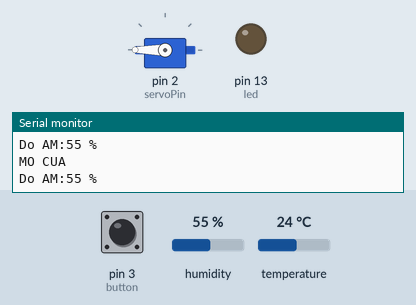
This sketch was run on a simulated Arduino Uno, built with avr-gcc and run on an emulated ATmega328P. On the bench: servo, output pins drawn as LEDs (lit = HIGH), the last lines printed to the serial monitor. The inputs (shaded band) are chosen by the test bench; at power-on: humidity 55 %, pin 3 (button) HIGH, temperature 24 °C.

Above: at 3.5 s.
3.6 s: humidity set to 83 %
6.0 s: humidity set to 86 %
At 8.05 s:
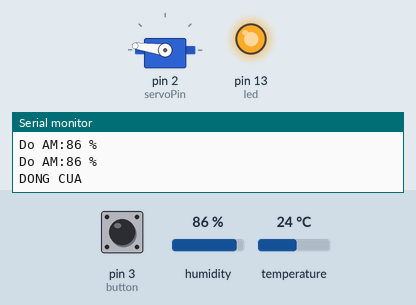
10.3 s: humidity set to 22 %
At 11.82 s:
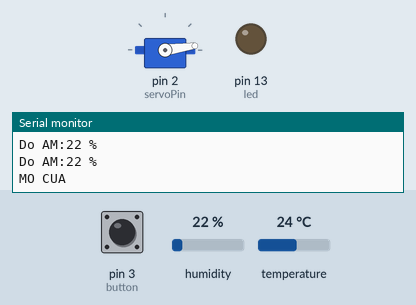
14.7 s: pin 3 (button) pulled LOW for 1.35 s
At 15.93 s:
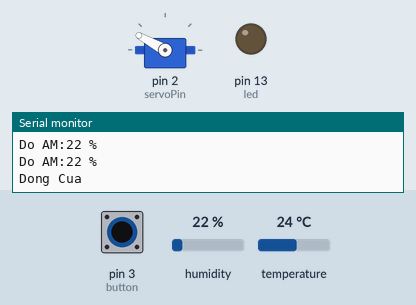
18.2 s: pin 3 (button) pulled LOW for 3.2 s
22.9 s: humidity set to 88 %
At 27.7 s:
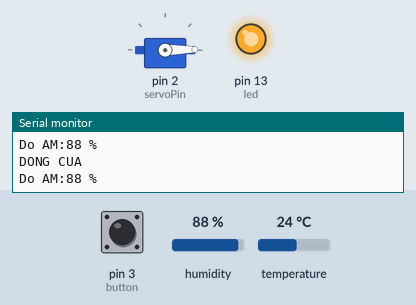
Timing chart, 0 to 28.0 s (numbered marks = the images above; inputs shaded):
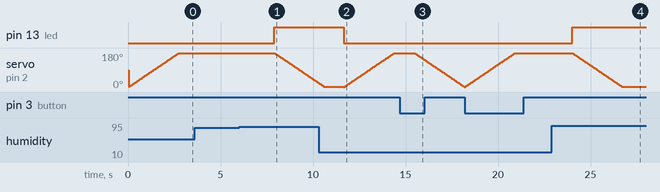

Measured:
- the behaviour switches between 84 and 85 % on humidity (found by bisection; images 0 and 1)
- after the input at 6.0 s, pin 13 (led): LOW → HIGH after 1.9 s; servo on pin 2 (servoPin): moves from 180° to 22° over 2.4 s, starting after 1.9 s
- after the input at 10.3 s, pin 13 (led): HIGH → LOW after 1.4 s
- after the input at 14.7 s, servo on pin 2 (servoPin): moves from 180° to 1° over 2.7 s, starting after 0.79 s
- after the input at 22.9 s, pin 13 (led): LOW → HIGH after 1.1 s; servo on pin 2 (servoPin): moves from 180° to 1° over 2.7 s, starting after 1.1 s

The sketch:

Do_AM_va_Cua_Tu_Dong.ino
```cpp
#include <Servo.h>      // Thư viện điều khiển servo
#include <DFRobot_DHT11.h>
DFRobot_DHT11 DHT;

#define DHT11_PIN 10

// Khai báo đối tượng myservo dùng để điều khiển servo
Servo myservo;
int led = 13;
int test = 0;
int servoPin = 2;       // Khai báo chân điều khiển servo
int button = 3;
int temp = 1;
void setup ()
{
    // Cài đặt chức năng điều khiển servo cho chân servoPin
    myservo.attach(servoPin);
    pinMode(led, OUTPUT);
    pinMode(button,INPUT_PULLUP);
    Serial.begin(9600); // Mở giao tiếp Serial ở baudrate 9600
}
void loop() {
  // put your main code here, to run repeatedly:
  DHT.read(DHT11_PIN);
  Serial.print("Do AM:");
  Serial.print(DHT.humidity);
  Serial.println(" %");
    if(DHT.humidity>=85)
    {
      digitalWrite(led,HIGH);
      Serial.print("DONG CUA");
      for(test = 180; test>=1; test-=1)
      {
        myservo.write(test);
        delay(15);
      }
      Serial.println();
      while(DHT.humidity>=85)
      {
        DHT.read(DHT11_PIN);
        Serial.print("Do AM:");
        Serial.print(DHT.humidity);
        Serial.println(" %");
        if(digitalRead(button)==LOW)
        {
          delay(20);
          if(digitalRead(button)==LOW)
          {
            Serial.println("MO CUA");
            for(test = 0; test<=180; test+=1)
            {
              myservo.write(test);
              delay(15);
            }
          //delay(5000);
            while(digitalRead(button)==HIGH);
            Serial.println("Dong Cua");
            for(test = 180; test>=1; test-=1)
            {
              myservo.write(test);
              delay(15);
            }
          }
        }
        delay(1000);
      }
    }
    else
    {
      digitalWrite(led,LOW);
      Serial.println("MO CUA");
      for(test = 0; test<=180; test+=1)
      {
        myservo.write(test);
        delay(15);
      }
      Serial.println();
      while(DHT.humidity<85)
      {
        DHT.read(DHT11_PIN);
        Serial.print("Do AM:");
        Serial.print(DHT.humidity);
        Serial.println(" %");
        if(digitalRead(button)==LOW)
        {
          delay(20);
          if(digitalRead(button)==LOW)
          {
            Serial.println("Dong Cua");
            for(test = 180; test>=1; test-=1)
            {
              myservo.write(test);
              delay(15);
            }
          }
          //delay(5000);
          while(digitalRead(button)==HIGH);
          Serial.println("MO CUA");
          for(test = 0; test<=180; test+=1)
          {
            myservo.write(test);
            delay(15);
          }
        }
        delay(1000);
      }
    }
}
```
